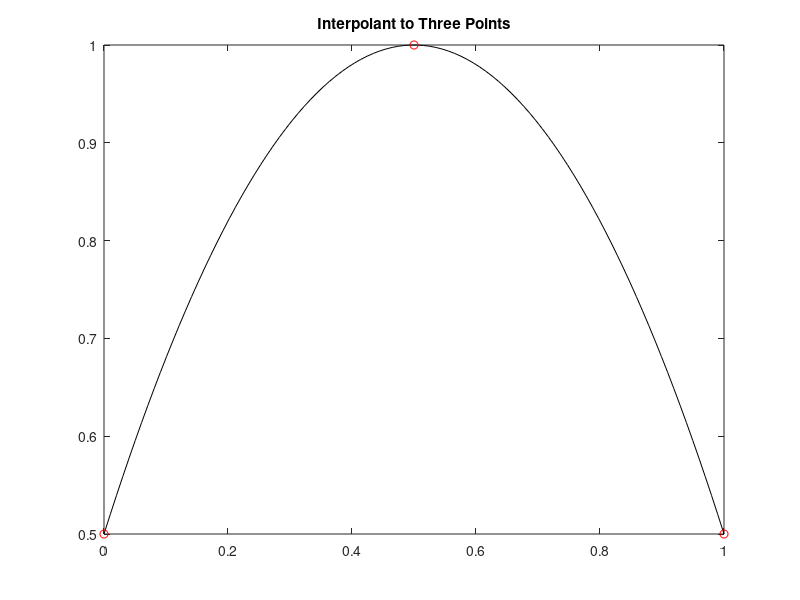

Recreate this plot in MATLAB. (Note: this script raises an error after producing the figure.)
% example : create B-spline from 3 point by use function in matlab
clear 
close all

% x = [2 3 5];
% y = [4 3 7];
x = [0 0.5 1];
y = [0.5 1 0.5];
% x = [0 1 2];
% y = [0 1 2];
minX = min(x);
maxX = max(x);
minY = min(y);
maxY = max(y);
axisBound = [minX maxX minY maxY];
xx = linspace(minX,maxX,100);

%% spline
sp = csapi(x,y);
yy_sp = csapi(x,y,xx);
figure, plot(xx,yy_sp,'k-',x,y,'ro')
title('Interpolant to Three Points')
axis(axisBound)


%% B-spline

Bsp=fn2fm(sp,'B-');
yy_Bsp=fnval(Bsp,xx);
figure, fnplt(Bsp); 
% figure, plot(xx,yy_Bsp,'r*')
hold on


%% diff B-spline
Bsp_diff = fnder(Bsp);
yy_Bsp_diff=fnval(Bsp_diff,xx);
% fnplt(Bsp_diff);
% plot(xx,yy_Bsp_diff,'r.')
% figure, plot(yy_Bsp_diff(1,:),yy_Bsp_diff(2,:))
% axis(axisBound)

diff_x = linspace(minX,maxX,5);
diff_y = fnval(Bsp_diff,diff_x);

for i=1:5
    x = diff_x(i);
    y = fnval(Bsp,diff_x(i));
%     plot(x,y,'ko')
    text(x,y,['\leftarrow slope = ' num2str(diff_y(i))]);
end
title('Convert to B-spline, Diff B-spline');
hold off
%%
point1 = [0; 0];
point2 = [0; 1];
point3 = [1; 1];
point4 = [1; 0];
points = cat(2, point1, point2, point3, point4);
t_knot = [0, 0.167, 0.333, 0.5, 0.667, 0.833, 1];
% t_knot = [0, 0.2, 0.4, 0.5, 0.6, 0.8, 1];
bsp_orig1 = spmak(t_knot,points);

knots = Bsp.knots;
coefs = Bsp.coefs;
bsp_orig2 = spmak(knots,coefs); 

figure
plot(points(1,:),points(2,:),'ro'), hold on
fnplt(bsp_orig1)
fnplt(bsp_orig2)
axis equal square
title('B-spline')
hold off